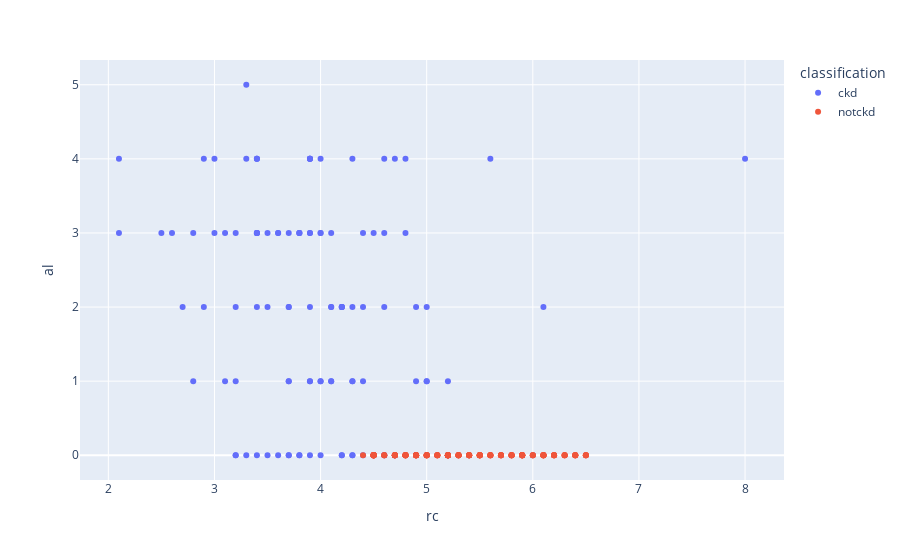

This figure's notebook cell:
### Code cell
scatters('rc','al')

### Figure 1 — Plotly figure (JSON) as saved in the notebook; plotly's stock layout.template omitted (floating-point values rounded to 4 significant figures; data arrays with more than 128 entries replaced by an {"elided": "..."} marker saying what was removed)
{"data": [{"hovertemplate": "classification=ckd<br>rc=%{x}<br>al=%{y}<extra></extra>", "legendgroup": "ckd", "marker": {"color": "#636efa", "symbol": "circle"}, "mode": "markers", "name": "ckd", "orientation": "v", "showlegend": true, "type": "scatter", "x": {"elided": "250 float values"}, "xaxis": "x", "y": {"elided": "250 int values"}, "yaxis": "y"}, {"hovertemplate": "classification=notckd<br>rc=%{x}<br>al=%{y}<extra></extra>", "legendgroup": "notckd", "marker": {"color": "#EF553B", "symbol": "circle"}, "mode": "markers", "name": "notckd", "orientation": "v", "showlegend": true, "type": "scatter", "x": {"elided": "150 float values"}, "xaxis": "x", "y": {"elided": "150 int values"}, "yaxis": "y"}], "layout": {"legend": {"title": {"text": "classification"}, "tracegroupgap": 0}, "margin": {"t": 60}, "xaxis": {"anchor": "y", "domain": [0, 1], "title": {"text": "rc"}}, "yaxis": {"anchor": "x", "domain": [0, 1], "title": {"text": "al"}}}}
